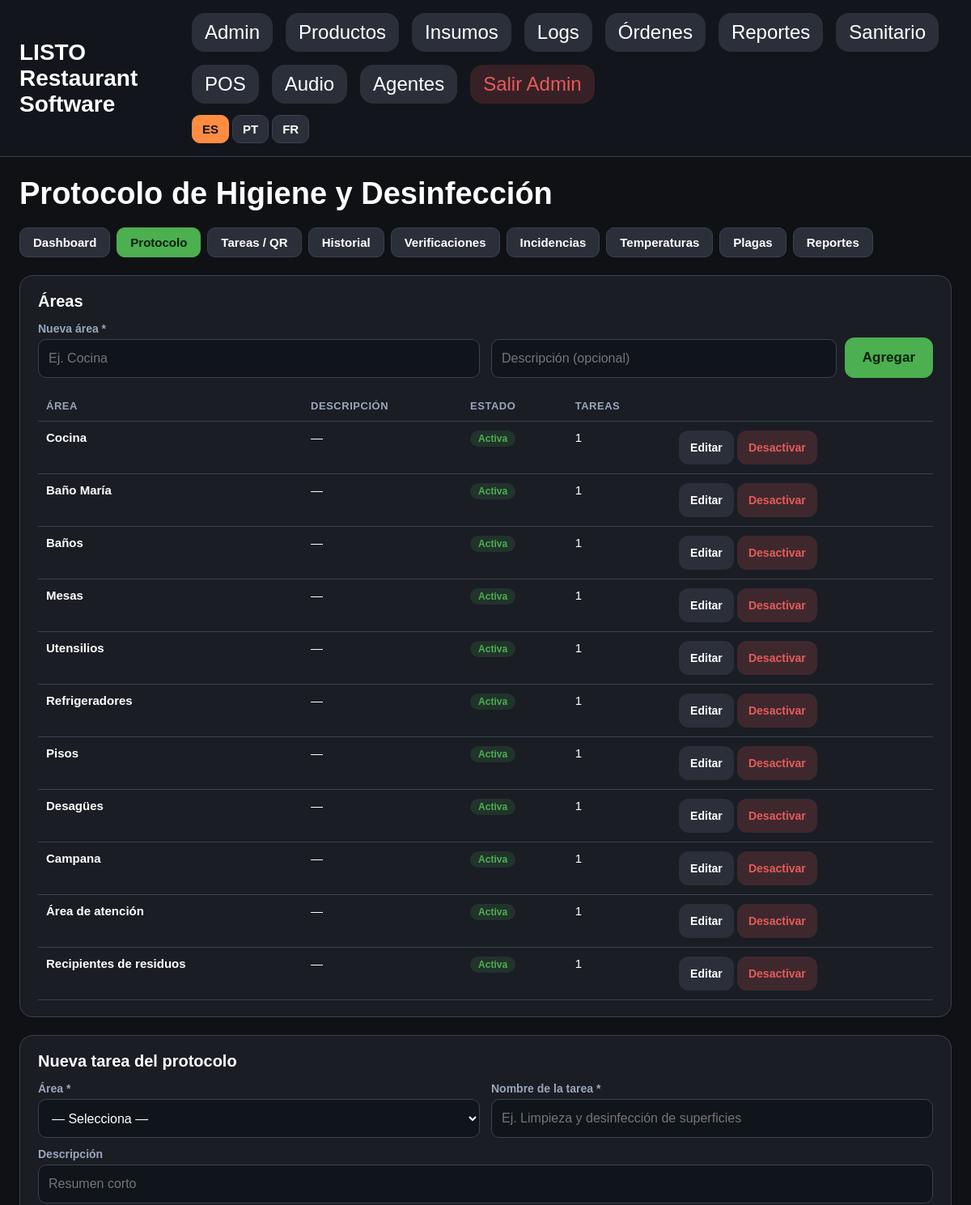
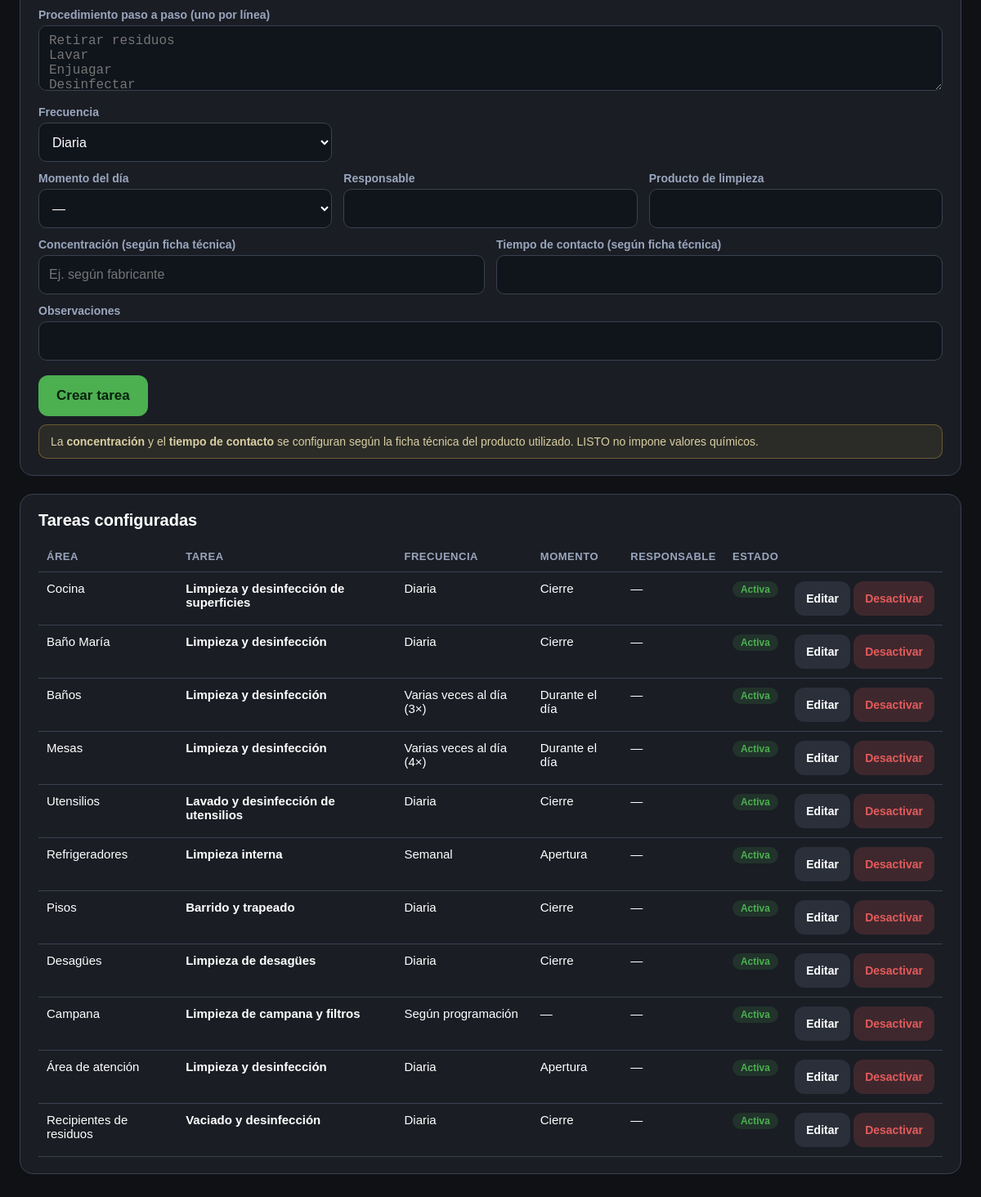
The app's page /admin/sanitario/protocolo (signed in) with its own data (2 pictures, top to bottom).
### app/models.py (models this page shows)
class CleaningArea(Base):
    __tablename__ = "cleaning_areas"
    id: Mapped[int] = mapped_column(Integer, primary_key=True, index=True)
    name: Mapped[str] = mapped_column(String(120), nullable=False)
    description: Mapped[str | None] = mapped_column(Text, nullable=True)
    active: Mapped[bool] = mapped_column(Boolean, default=True)
    display_order: Mapped[int] = mapped_column(Integer, default=0)
    created_at: Mapped[datetime] = mapped_column(DateTime, default=cr_now)
    tasks = relationship("CleaningTask", back_populates="area")

class CleaningTask(Base):
    __tablename__ = "cleaning_tasks"
    id: Mapped[int] = mapped_column(Integer, primary_key=True, index=True)
    area_id: Mapped[int] = mapped_column(ForeignKey("cleaning_areas.id"), nullable=False, index=True)
    name: Mapped[str] = mapped_column(String(200), nullable=False)
    description: Mapped[str | None] = mapped_column(Text, nullable=True)
    procedure: Mapped[str | None] = mapped_column(Text, nullable=True)  # pasos, uno por línea
    frequency: Mapped[str] = mapped_column(String(30), default="diaria")  # ver CLEANING_FREQUENCIES
    times_per_day: Mapped[int] = mapped_column(Integer, default=1)  # para "varias_dia"
    weekday: Mapped[int | None] = mapped_column(Integer, nullable=True)  # 0=Lun … 6=Dom (para "semanal")
    moment: Mapped[str | None] = mapped_column(String(20), nullable=True)  # ver CLEANING_MOMENTS
    responsible: Mapped[str | None] = mapped_column(String(200), nullable=True)
    product: Mapped[str | None] = mapped_column(String(200), nullable=True)      # producto de limpieza
    concentration: Mapped[str | None] = mapped_column(String(120), nullable=True)  # según ficha técnica
    contact_time: Mapped[str | None] = mapped_column(String(120), nullable=True)   # según ficha técnica
    observations: Mapped[str | None] = mapped_column(Text, nullable=True)
    active: Mapped[bool] = mapped_column(Boolean, default=True)
    created_at: Mapped[datetime] = mapped_column(DateTime, default=cr_now)
    updated_at: Mapped[datetime] = mapped_column(DateTime, default=cr_now, onupdate=cr_now)
    area = relationship("CleaningArea", back_populates="tasks")
    records = relationship("CleaningRecord", back_populates="task")

### app/routes/sanitario.py (the view)
@router.get("/admin/sanitario/protocolo")
def admin_protocolo(request: Request, db: Session = Depends(get_db)):
    g = _admin_guard(request)
    if g:
        return g
    areas = db.query(CleaningArea).order_by(CleaningArea.display_order, CleaningArea.name).all()
    tasks = (
        db.query(CleaningTask).options(joinedload(CleaningTask.area))
        .order_by(CleaningTask.area_id, CleaningTask.name).all()
    )
    return templates.TemplateResponse(
        "admin_sanitario_protocolo.html",
        {
            "request": request, "page_title": "Protocolo", "areas": areas, "tasks": tasks,
            "frequencies": CLEANING_FREQUENCIES, "freq_labels": FREQUENCY_LABELS,
            "moments": CLEANING_MOMENTS, "moment_labels": MOMENT_LABELS,
            "weekdays": WEEKDAYS,
        },
    )

### app/templates/admin_sanitario_protocolo.html (shortened to what this page needs)
{% extends 'base.html' %}
{% block content %}
<h1>Protocolo de Higiene y Desinfección</h1>
{% include '_sanitario_admin_nav.html' %}
<div class="card">
  <h2>Áreas</h2>
  <form method="post" action="/admin/sanitario/areas" class="grid2" style="align-items:end;">
    <div class="fld" style="margin:0;"><label>Nueva área *</label><input type="text" name="name" required placeholder="Ej. Cocina" /></div>
    <div class="fld" style="margin:0;display:flex;gap:10px;align-items:end;">
      <input type="text" name="description" placeholder="Descripción (opcional)" style="flex:1;" />
      <button type="submit" class="btn primary">Agregar</button>
    </div>
  </form>
  <table class="tbl" style="margin-top:16px;">
    <thead><tr><th>Área</th><th>Descripción</th><th>Estado</th><th>Tareas</th><th></th></tr></thead>
    <tbody>
      {% for a in areas %}
      <tr class="{{ 'area-off' if not a.active else '' }}">
        <td><strong>{{ a.name }}</strong></td>
        <td>{{ a.description or '—' }}</td>
        <td><span class="chip {{ 'on' if a.active else 'off' }}">{{ 'Activa' if a.active else 'Inactiva' }}</span></td>
        <td>{{ a.tasks|selectattr('active')|list|length }}</td>
        <td style="white-space:nowrap;">
          <button type="button" class="btn ghost small" onclick='editArea({{ a.id }}, {{ a.name|tojson }}, {{ (a.description or "")|tojson }})'>Editar</button>
          <form method="post" action="/admin/sanitario/areas/{{ a.id }}/toggle" style="display:inline;"><button class="btn small {{ 'danger' if a.active else 'ghost' }}">{{ 'Desactivar' if a.active else 'Activar' }}</button></form>
        </td>
      </tr>
      {% else %}<tr><td colspan="5" style="color:#9aa6bd;">Aún no hay áreas.</td></tr>{% endfor %}
    </tbody>
  </table>
</div>
<div class="card">
  <h2>Nueva tarea del protocolo</h2>
  <form method="post" action="/admin/sanitario/tareas">
    {% include '_sanitario_task_fields.html' %}
    <button type="submit" class="btn primary" style="margin-top:6px;">Crear tarea</button>
  </form>
  <div class="warn-box">La <strong>concentración</strong> y el <strong>tiempo de contacto</strong> se configuran según la ficha técnica del producto utilizado. LISTO no impone valores químicos.</div>
</div>
<div class="card">
  <h2>Tareas configuradas</h2>
  <table class="tbl">
    <thead><tr><th>Área</th><th>Tarea</th><th>Frecuencia</th><th>Momento</th><th>Responsable</th><th>Estado</th><th></th></tr></thead>
    <tbody>
      {% for t in tasks %}
      <tr>
        <td>{{ t.area.name if t.area else '—' }}</td>
        <td><strong>{{ t.name }}</strong></td>
        <td>{{ freq_labels.get(t.frequency, t.frequency) }}{% if t.frequency == 'varias_dia' %} ({{ t.times_per_day }}×){% endif %}</td>
        <td>{{ moment_labels.get(t.moment, '—') if t.moment else '—' }}</td>
        <td>{{ t.responsible or '—' }}</td>
        <td><span class="chip {{ 'on' if t.active else 'off' }}">{{ 'Activa' if t.active else 'Inactiva' }}</span></td>
        <td style="white-space:nowrap;">
          <button type="button" class="btn ghost small" onclick="editTask({{ t.id }})">Editar</button>
          <form method="post" action="/admin/sanitario/tareas/{{ t.id }}/toggle" style="display:inline;"><button class="btn small {{ 'danger' if t.active else 'ghost' }}">{{ 'Desactivar' if t.active else 'Activar' }}</button></form>
        </td>
      </tr>
      {% else %}<tr><td colspan="7" style="color:#9aa6bd;">Aún no hay tareas.</td></tr>{% endfor %}
    </tbody>
  </table>
</div>
{% endblock %}

### app/static/css/styles.css (style rules this page uses)
:root { --bg: #0f1115; --card: #1a1d24; --muted: #2a2f3a; --border: #3a4150; --text: #ffffff; --accent: #ff8c42; --blue: #4da3ff; --yellow: #ffd24d; --green: #4caf50; --gray: #6c757d; --red: #e45b5b; }
* { box-sizing: border-box; }
body { margin: 0; background: var(--bg); color: var(--text); font-family: Arial, sans-serif; }
button, a, label, select, input { touch-action: manipulation; }
h1, h2, h3, p, label, th, td, input, button, a, div, span { font-size: 24px; }
h1 { font-size: 38px; margin: 0 0 20px; }
h2 { font-size: 32px; margin: 0 0 16px; }
html, body { max-width: 100%; overflow-x: hidden; }

### app/templates/admin_sanitario_protocolo.html (style rules this page uses)
.card { background:var(--card); border:1px solid var(--border); border-radius:16px; padding:20px 22px; margin-bottom:22px; }
.card h2 { margin:0 0 14px; font-size:20px; }
.fld { margin-bottom:12px; }
.fld label { display:block; font-size:14px; color:#9aa6bd; margin-bottom:5px; font-weight:700; }
.fld input, .fld select, .fld textarea { width:100%; min-height:48px; border-radius:10px; border:1px solid var(--border); background:#10141b; color:var(--text); padding:9px 12px; font-size:16px; }
.grid2 { display:grid; grid-template-columns:1fr 1fr; gap:14px; }
.btn { min-height:50px; padding:0 22px; border:none; border-radius:12px; font-size:17px; font-weight:800; cursor:pointer; }
.btn.primary { background:var(--green); color:#08210c; }
.btn.ghost { background:var(--muted); color:var(--text); }
.btn.small { min-height:42px; padding:0 14px; font-size:14px; }
.btn.danger { background:rgba(228,91,91,0.18); color:var(--red); }
table.tbl { width:100%; border-collapse:collapse; }
table.tbl th, table.tbl td { text-align:left; padding:11px 10px; border-bottom:1px solid var(--border); font-size:15px; vertical-align:top; }
table.tbl th { color:#9aa6bd; font-size:13px; text-transform:uppercase; letter-spacing:0.04em; }
.chip { font-size:12px; font-weight:800; padding:3px 10px; border-radius:999px; background:var(--muted); }
.chip.on { background:rgba(76,175,80,0.15); color:var(--green); }
.warn-box { background:rgba(255,210,77,0.08); border:1px solid rgba(255,210,77,0.3); border-radius:10px; padding:12px 14px; font-size:14px; color:#d9cfa3; margin-top:10px; }

### records on screen
CleaningArea: name "Cocina", description "—", active "Activa", tasks|selectattr "1", active "Desactivar"
CleaningArea: name "Baño María", description "—", active "Activa", tasks|selectattr "1", active "Desactivar"
CleaningArea: name "Baños", description "—", active "Activa", tasks|selectattr "1", active "Desactivar"
CleaningArea: name "Mesas", description "—", active "Activa", tasks|selectattr "1", active "Desactivar"
CleaningArea: name "Utensilios", description "—", active "Activa", tasks|selectattr "1", active "Desactivar"
CleaningArea: name "Refrigeradores", description "—", active "Activa", tasks|selectattr "1", active "Desactivar"
CleaningArea: name "Pisos", description "—", active "Activa", tasks|selectattr "1", active "Desactivar"
CleaningArea: name "Desagües", description "—", active "Activa", tasks|selectattr "1", active "Desactivar"
CleaningArea: name "Campana", description "—", active "Activa", tasks|selectattr "1", active "Desactivar"
CleaningArea: name "Área de atención", description "—", active "Activa", tasks|selectattr "1", active "Desactivar"
CleaningArea: name "Recipientes de residuos", description "—", active "Activa", tasks|selectattr "1", active "Desactivar"
CleaningTask: area "Cocina", name "Limpieza y desinfección de superficies", get "Diaria", moment "Cierre", responsible "—", active "Activa", active "Desactivar"
CleaningTask: area "Baño María", name "Limpieza y desinfección", get "Diaria", moment "Cierre", responsible "—", active "Activa", active "Desactivar"
CleaningTask: area "Baños", name "Limpieza y desinfección", get "Varias veces al día", times_per_day "3", moment "Durante el día", responsible "—", active "Activa", active "Desactivar"
CleaningTask: area "Mesas", name "Limpieza y desinfección", get "Varias veces al día", times_per_day "4", moment "Durante el día", responsible "—", active "Activa", active "Desactivar"
CleaningTask: area "Utensilios", name "Lavado y desinfección de utensilios", get "Diaria", moment "Cierre", responsible "—", active "Activa", active "Desactivar"
CleaningTask: area "Refrigeradores", name "Limpieza interna", get "Semanal", moment "Apertura", responsible "—", active "Activa", active "Desactivar"
CleaningTask: area "Pisos", name "Barrido y trapeado", get "Diaria", moment "Cierre", responsible "—", active "Activa", active "Desactivar"
CleaningTask: area "Desagües", name "Limpieza de desagües", get "Diaria", moment "Cierre", responsible "—", active "Activa", active "Desactivar"
CleaningTask: area "Campana", name "Limpieza de campana y filtros", get "Según programación", moment "—", responsible "—", active "Activa", active "Desactivar"
CleaningTask: area "Área de atención", name "Limpieza y desinfección", get "Diaria", moment "Apertura", responsible "—", active "Activa", active "Desactivar"
CleaningTask: area "Recipientes de residuos", name "Vaciado y desinfección", get "Diaria", moment "Cierre", responsible "—", active "Activa", active "Desactivar"

### other values on screen
{{ i18n_labels[code] }} "ES" "PT" "FR"
form field frequency "Diaria"
